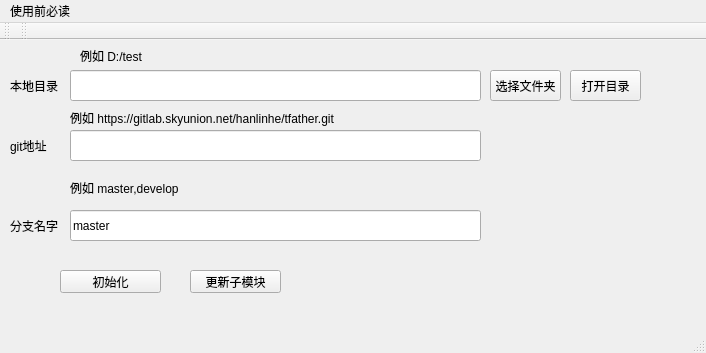
<?xml version="1.0" encoding="UTF-8"?>
<ui version="4.0">
 <class>GitHelperClass</class>
 <widget class="QMainWindow" name="GitHelperClass">
  <property name="geometry">
   <rect>
    <x>0</x>
    <y>0</y>
    <width>706</width>
    <height>353</height>
   </rect>
  </property>
  <property name="windowTitle">
   <string>GitHelper</string>
  </property>
  <widget class="QWidget" name="centralWidget">
   <widget class="QPushButton" name="ChooseDirBtn">
    <property name="geometry">
     <rect>
      <x>490</x>
      <y>30</y>
      <width>71</width>
      <height>31</height>
     </rect>
    </property>
    <property name="text">
     <string>选择文件夹</string>
    </property>
   </widget>
   <widget class="QLineEdit" name="ChooseDirText">
    <property name="geometry">
     <rect>
      <x>70</x>
      <y>30</y>
      <width>411</width>
      <height>31</height>
     </rect>
    </property>
   </widget>
   <widget class="QLabel" name="label">
    <property name="geometry">
     <rect>
      <x>10</x>
      <y>30</y>
      <width>61</width>
      <height>31</height>
     </rect>
    </property>
    <property name="text">
     <string>本地目录</string>
    </property>
   </widget>
   <widget class="QLabel" name="label_2">
    <property name="geometry">
     <rect>
      <x>10</x>
      <y>90</y>
      <width>61</width>
      <height>31</height>
     </rect>
    </property>
    <property name="text">
     <string>git地址</string>
    </property>
   </widget>
   <widget class="QLabel" name="label_3">
    <property name="geometry">
     <rect>
      <x>80</x>
      <y>0</y>
      <width>101</width>
      <height>31</height>
     </rect>
    </property>
    <property name="text">
     <string>例如 D:/test</string>
    </property>
   </widget>
   <widget class="QLineEdit" name="ChooseDirText_2">
    <property name="geometry">
     <rect>
      <x>70</x>
      <y>90</y>
      <width>411</width>
      <height>31</height>
     </rect>
    </property>
   </widget>
   <widget class="QLabel" name="label_4">
    <property name="geometry">
     <rect>
      <x>70</x>
      <y>70</y>
      <width>381</width>
      <height>16</height>
     </rect>
    </property>
    <property name="text">
     <string>例如 https://gitlab.skyunion.net/hanlinhe/tfather.git</string>
    </property>
   </widget>
   <widget class="QLabel" name="label_5">
    <property name="geometry">
     <rect>
      <x>10</x>
      <y>170</y>
      <width>61</width>
      <height>31</height>
     </rect>
    </property>
    <property name="text">
     <string>分支名字</string>
    </property>
   </widget>
   <widget class="QLineEdit" name="ChooseDirText_3">
    <property name="geometry">
     <rect>
      <x>70</x>
      <y>170</y>
      <width>411</width>
      <height>31</height>
     </rect>
    </property>
    <property name="text">
     <string>master</string>
    </property>
   </widget>
   <widget class="QPushButton" name="OpenDirBtn">
    <property name="geometry">
     <rect>
      <x>570</x>
      <y>30</y>
      <width>71</width>
      <height>31</height>
     </rect>
    </property>
    <property name="text">
     <string>打开目录</string>
    </property>
   </widget>
   <widget class="QLabel" name="label_6">
    <property name="geometry">
     <rect>
      <x>70</x>
      <y>140</y>
      <width>381</width>
      <height>16</height>
     </rect>
    </property>
    <property name="text">
     <string>例如 master,develop</string>
    </property>
   </widget>
   <widget class="QPushButton" name="pushButton">
    <property name="geometry">
     <rect>
      <x>60</x>
      <y>230</y>
      <width>101</width>
      <height>23</height>
     </rect>
    </property>
    <property name="text">
     <string>初始化</string>
    </property>
   </widget>
   <widget class="QPushButton" name="pushButton_2">
    <property name="geometry">
     <rect>
      <x>190</x>
      <y>230</y>
      <width>91</width>
      <height>23</height>
     </rect>
    </property>
    <property name="text">
     <string>更新子模块</string>
    </property>
   </widget>
  </widget>
  <widget class="QMenuBar" name="menuBar">
   <property name="geometry">
    <rect>
     <x>0</x>
     <y>0</y>
     <width>706</width>
     <height>23</height>
    </rect>
   </property>
   <widget class="QMenu" name="UseMenuUI">
    <property name="title">
     <string>使用前必读</string>
    </property>
    <addaction name="actionReadMe"/>
   </widget>
   <addaction name="UseMenuUI"/>
  </widget>
  <widget class="QToolBar" name="mainToolBar">
   <attribute name="toolBarArea">
    <enum>TopToolBarArea</enum>
   </attribute>
   <attribute name="toolBarBreak">
    <bool>false</bool>
   </attribute>
  </widget>
  <widget class="QStatusBar" name="statusBar"/>
  <widget class="QToolBar" name="toolBar">
   <property name="windowTitle">
    <string>toolBar</string>
   </property>
   <attribute name="toolBarArea">
    <enum>TopToolBarArea</enum>
   </attribute>
   <attribute name="toolBarBreak">
    <bool>false</bool>
   </attribute>
  </widget>
  <action name="actionReadMe">
   <property name="text">
    <string>ReadMe</string>
   </property>
  </action>
 </widget>
 <layoutdefault spacing="6" margin="11"/>
 <resources>
  <include location="GitHelper.qrc"/>
 </resources>
 <connections/>
</ui>
